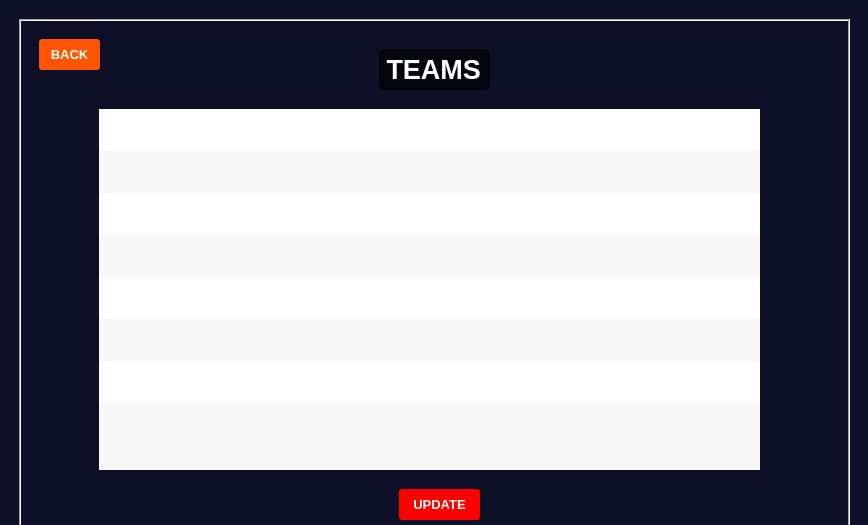
<?xml version="1.0" encoding="UTF-8"?>
<ui version="4.0">
 <class>MainWindow_TeamsA</class>
 <widget class="QMainWindow" name="MainWindow_TeamsA">
  <property name="geometry">
   <rect>
    <x>0</x>
    <y>0</y>
    <width>868</width>
    <height>525</height>
   </rect>
  </property>
  <property name="palette">
   <palette>
    <active>
     <colorrole role="Base">
      <brush brushstyle="SolidPattern">
       <color alpha="255">
        <red>255</red>
        <green>255</green>
        <blue>255</blue>
       </color>
      </brush>
     </colorrole>
     <colorrole role="Window">
      <brush brushstyle="SolidPattern">
       <color alpha="255">
        <red>13</red>
        <green>16</green>
        <blue>38</blue>
       </color>
      </brush>
     </colorrole>
    </active>
    <inactive>
     <colorrole role="Base">
      <brush brushstyle="SolidPattern">
       <color alpha="255">
        <red>255</red>
        <green>255</green>
        <blue>255</blue>
       </color>
      </brush>
     </colorrole>
     <colorrole role="Window">
      <brush brushstyle="SolidPattern">
       <color alpha="255">
        <red>13</red>
        <green>16</green>
        <blue>38</blue>
       </color>
      </brush>
     </colorrole>
    </inactive>
    <disabled>
     <colorrole role="Base">
      <brush brushstyle="SolidPattern">
       <color alpha="255">
        <red>13</red>
        <green>16</green>
        <blue>38</blue>
       </color>
      </brush>
     </colorrole>
     <colorrole role="Window">
      <brush brushstyle="SolidPattern">
       <color alpha="255">
        <red>13</red>
        <green>16</green>
        <blue>38</blue>
       </color>
      </brush>
     </colorrole>
    </disabled>
   </palette>
  </property>
  <property name="windowTitle">
   <string>MainWindow</string>
  </property>
  <widget class="QWidget" name="centralwidget">
   <widget class="QFrame" name="frame">
    <property name="geometry">
     <rect>
      <x>19</x>
      <y>19</y>
      <width>831</width>
      <height>521</height>
     </rect>
    </property>
    <property name="styleSheet">
     <string notr="true"/>
    </property>
    <property name="frameShape">
     <enum>QFrame::Box</enum>
    </property>
    <property name="frameShadow">
     <enum>QFrame::Sunken</enum>
    </property>
    <widget class="QLabel" name="label">
     <property name="geometry">
      <rect>
       <x>10</x>
       <y>10</y>
       <width>681</width>
       <height>491</height>
      </rect>
     </property>
     <property name="text">
      <string/>
     </property>
     <property name="pixmap">
      <pixmap>../../.designer/ux-design-studio-by-thence-designing-for-outcomes-not-outputs-3943.jpg</pixmap>
     </property>
     <property name="scaledContents">
      <bool>true</bool>
     </property>
     <property name="wordWrap">
      <bool>true</bool>
     </property>
    </widget>
    <widget class="QPushButton" name="pushButton_back">
     <property name="geometry">
      <rect>
       <x>20</x>
       <y>20</y>
       <width>61</width>
       <height>31</height>
      </rect>
     </property>
     <property name="palette">
      <palette>
       <active>
        <colorrole role="WindowText">
         <brush brushstyle="SolidPattern">
          <color alpha="255">
           <red>255</red>
           <green>255</green>
           <blue>255</blue>
          </color>
         </brush>
        </colorrole>
        <colorrole role="Button">
         <brush brushstyle="SolidPattern">
          <color alpha="255">
           <red>255</red>
           <green>85</green>
           <blue>0</blue>
          </color>
         </brush>
        </colorrole>
        <colorrole role="Text">
         <brush brushstyle="SolidPattern">
          <color alpha="255">
           <red>255</red>
           <green>255</green>
           <blue>255</blue>
          </color>
         </brush>
        </colorrole>
        <colorrole role="ButtonText">
         <brush brushstyle="SolidPattern">
          <color alpha="255">
           <red>255</red>
           <green>255</green>
           <blue>255</blue>
          </color>
         </brush>
        </colorrole>
        <colorrole role="Base">
         <brush brushstyle="SolidPattern">
          <color alpha="255">
           <red>255</red>
           <green>85</green>
           <blue>0</blue>
          </color>
         </brush>
        </colorrole>
        <colorrole role="Window">
         <brush brushstyle="SolidPattern">
          <color alpha="255">
           <red>255</red>
           <green>85</green>
           <blue>0</blue>
          </color>
         </brush>
        </colorrole>
       </active>
       <inactive>
        <colorrole role="WindowText">
         <brush brushstyle="SolidPattern">
          <color alpha="255">
           <red>255</red>
           <green>255</green>
           <blue>255</blue>
          </color>
         </brush>
        </colorrole>
        <colorrole role="Button">
         <brush brushstyle="SolidPattern">
          <color alpha="255">
           <red>255</red>
           <green>85</green>
           <blue>0</blue>
          </color>
         </brush>
        </colorrole>
        <colorrole role="Text">
         <brush brushstyle="SolidPattern">
          <color alpha="255">
           <red>255</red>
           <green>255</green>
           <blue>255</blue>
          </color>
         </brush>
        </colorrole>
        <colorrole role="ButtonText">
         <brush brushstyle="SolidPattern">
          <color alpha="255">
           <red>255</red>
           <green>255</green>
           <blue>255</blue>
          </color>
         </brush>
        </colorrole>
        <colorrole role="Base">
         <brush brushstyle="SolidPattern">
          <color alpha="255">
           <red>255</red>
           <green>85</green>
           <blue>0</blue>
          </color>
         </brush>
        </colorrole>
        <colorrole role="Window">
         <brush brushstyle="SolidPattern">
          <color alpha="255">
           <red>255</red>
           <green>85</green>
           <blue>0</blue>
          </color>
         </brush>
        </colorrole>
       </inactive>
       <disabled>
        <colorrole role="WindowText">
         <brush brushstyle="SolidPattern">
          <color alpha="255">
           <red>255</red>
           <green>255</green>
           <blue>255</blue>
          </color>
         </brush>
        </colorrole>
        <colorrole role="Button">
         <brush brushstyle="SolidPattern">
          <color alpha="255">
           <red>255</red>
           <green>85</green>
           <blue>0</blue>
          </color>
         </brush>
        </colorrole>
        <colorrole role="Text">
         <brush brushstyle="SolidPattern">
          <color alpha="255">
           <red>255</red>
           <green>255</green>
           <blue>255</blue>
          </color>
         </brush>
        </colorrole>
        <colorrole role="ButtonText">
         <brush brushstyle="SolidPattern">
          <color alpha="255">
           <red>255</red>
           <green>255</green>
           <blue>255</blue>
          </color>
         </brush>
        </colorrole>
        <colorrole role="Base">
         <brush brushstyle="SolidPattern">
          <color alpha="255">
           <red>255</red>
           <green>85</green>
           <blue>0</blue>
          </color>
         </brush>
        </colorrole>
        <colorrole role="Window">
         <brush brushstyle="SolidPattern">
          <color alpha="255">
           <red>255</red>
           <green>85</green>
           <blue>0</blue>
          </color>
         </brush>
        </colorrole>
       </disabled>
      </palette>
     </property>
     <property name="font">
      <font>
       <pointsize>10</pointsize>
       <weight>75</weight>
       <bold>true</bold>
      </font>
     </property>
     <property name="autoFillBackground">
      <bool>false</bool>
     </property>
     <property name="styleSheet">
      <string notr="true">QPushButton{
  border-style: outset;	
  color: rgb(255, 255, 255);
  text-shadow: 2px 2px 2px red;
  background-color: rgb(255, 85, 0);
  border-radius: 3px;
}</string>
     </property>
     <property name="text">
      <string>BACK</string>
     </property>
    </widget>
    <widget class="QLabel" name="label_teams">
     <property name="geometry">
      <rect>
       <x>360</x>
       <y>30</y>
       <width>111</width>
       <height>41</height>
      </rect>
     </property>
     <property name="palette">
      <palette>
       <active>
        <colorrole role="WindowText">
         <brush brushstyle="SolidPattern">
          <color alpha="255">
           <red>255</red>
           <green>255</green>
           <blue>255</blue>
          </color>
         </brush>
        </colorrole>
        <colorrole role="Button">
         <brush brushstyle="SolidPattern">
          <color alpha="153">
           <red>0</red>
           <green>0</green>
           <blue>0</blue>
          </color>
         </brush>
        </colorrole>
        <colorrole role="Base">
         <brush brushstyle="SolidPattern">
          <color alpha="153">
           <red>0</red>
           <green>0</green>
           <blue>0</blue>
          </color>
         </brush>
        </colorrole>
        <colorrole role="Window">
         <brush brushstyle="SolidPattern">
          <color alpha="153">
           <red>0</red>
           <green>0</green>
           <blue>0</blue>
          </color>
         </brush>
        </colorrole>
       </active>
       <inactive>
        <colorrole role="WindowText">
         <brush brushstyle="SolidPattern">
          <color alpha="255">
           <red>255</red>
           <green>255</green>
           <blue>255</blue>
          </color>
         </brush>
        </colorrole>
        <colorrole role="Button">
         <brush brushstyle="SolidPattern">
          <color alpha="153">
           <red>0</red>
           <green>0</green>
           <blue>0</blue>
          </color>
         </brush>
        </colorrole>
        <colorrole role="Base">
         <brush brushstyle="SolidPattern">
          <color alpha="153">
           <red>0</red>
           <green>0</green>
           <blue>0</blue>
          </color>
         </brush>
        </colorrole>
        <colorrole role="Window">
         <brush brushstyle="SolidPattern">
          <color alpha="153">
           <red>0</red>
           <green>0</green>
           <blue>0</blue>
          </color>
         </brush>
        </colorrole>
       </inactive>
       <disabled>
        <colorrole role="WindowText">
         <brush brushstyle="SolidPattern">
          <color alpha="255">
           <red>120</red>
           <green>120</green>
           <blue>120</blue>
          </color>
         </brush>
        </colorrole>
        <colorrole role="Button">
         <brush brushstyle="SolidPattern">
          <color alpha="153">
           <red>0</red>
           <green>0</green>
           <blue>0</blue>
          </color>
         </brush>
        </colorrole>
        <colorrole role="Base">
         <brush brushstyle="SolidPattern">
          <color alpha="153">
           <red>0</red>
           <green>0</green>
           <blue>0</blue>
          </color>
         </brush>
        </colorrole>
        <colorrole role="Window">
         <brush brushstyle="SolidPattern">
          <color alpha="153">
           <red>0</red>
           <green>0</green>
           <blue>0</blue>
          </color>
         </brush>
        </colorrole>
       </disabled>
      </palette>
     </property>
     <property name="font">
      <font>
       <pointsize>20</pointsize>
       <weight>75</weight>
       <bold>true</bold>
       <underline>false</underline>
       <strikeout>false</strikeout>
       <kerning>true</kerning>
      </font>
     </property>
     <property name="styleSheet">
      <string notr="true">background-color: rgba(0, 0, 0, 0.6);
border-radius:5px;</string>
     </property>
     <property name="text">
      <string> TEAMS </string>
     </property>
    </widget>
    <widget class="QTableWidget" name="tableWidget_teamA">
     <property name="enabled">
      <bool>true</bool>
     </property>
     <property name="geometry">
      <rect>
       <x>80</x>
       <y>90</y>
       <width>661</width>
       <height>361</height>
      </rect>
     </property>
     <property name="sizePolicy">
      <sizepolicy hsizetype="Expanding" vsizetype="Expanding">
       <horstretch>0</horstretch>
       <verstretch>0</verstretch>
      </sizepolicy>
     </property>
     <property name="font">
      <font>
       <weight>75</weight>
       <bold>true</bold>
      </font>
     </property>
     <property name="layoutDirection">
      <enum>Qt::LeftToRight</enum>
     </property>
     <property name="autoFillBackground">
      <bool>false</bool>
     </property>
     <property name="styleSheet">
      <string notr="true"/>
     </property>
     <property name="frameShape">
      <enum>QFrame::NoFrame</enum>
     </property>
     <property name="dragEnabled">
      <bool>true</bool>
     </property>
     <property name="dragDropMode">
      <enum>QAbstractItemView::NoDragDrop</enum>
     </property>
     <property name="alternatingRowColors">
      <bool>true</bool>
     </property>
     <property name="selectionMode">
      <enum>QAbstractItemView::ExtendedSelection</enum>
     </property>
     <property name="selectionBehavior">
      <enum>QAbstractItemView::SelectItems</enum>
     </property>
     <property name="iconSize">
      <size>
       <width>0</width>
       <height>0</height>
      </size>
     </property>
     <property name="textElideMode">
      <enum>Qt::ElideLeft</enum>
     </property>
     <property name="verticalScrollMode">
      <enum>QAbstractItemView::ScrollPerPixel</enum>
     </property>
     <property name="horizontalScrollMode">
      <enum>QAbstractItemView::ScrollPerPixel</enum>
     </property>
     <property name="showGrid">
      <bool>false</bool>
     </property>
     <property name="gridStyle">
      <enum>Qt::NoPen</enum>
     </property>
     <property name="sortingEnabled">
      <bool>false</bool>
     </property>
     <property name="wordWrap">
      <bool>true</bool>
     </property>
     <property name="rowCount">
      <number>8</number>
     </property>
     <attribute name="horizontalHeaderVisible">
      <bool>false</bool>
     </attribute>
     <attribute name="horizontalHeaderCascadingSectionResizes">
      <bool>false</bool>
     </attribute>
     <attribute name="horizontalHeaderDefaultSectionSize">
      <number>123</number>
     </attribute>
     <attribute name="horizontalHeaderMinimumSectionSize">
      <number>37</number>
     </attribute>
     <attribute name="horizontalHeaderShowSortIndicator" stdset="0">
      <bool>false</bool>
     </attribute>
     <attribute name="horizontalHeaderStretchLastSection">
      <bool>true</bool>
     </attribute>
     <attribute name="verticalHeaderVisible">
      <bool>false</bool>
     </attribute>
     <attribute name="verticalHeaderCascadingSectionResizes">
      <bool>false</bool>
     </attribute>
     <attribute name="verticalHeaderDefaultSectionSize">
      <number>42</number>
     </attribute>
     <attribute name="verticalHeaderHighlightSections">
      <bool>true</bool>
     </attribute>
     <attribute name="verticalHeaderShowSortIndicator" stdset="0">
      <bool>false</bool>
     </attribute>
     <attribute name="verticalHeaderStretchLastSection">
      <bool>true</bool>
     </attribute>
     <row>
      <property name="text">
       <string>1</string>
      </property>
      <property name="font">
       <font>
        <weight>75</weight>
        <bold>true</bold>
       </font>
      </property>
      <property name="textAlignment">
       <set>AlignLeading|AlignVCenter</set>
      </property>
     </row>
     <row>
      <property name="text">
       <string>2</string>
      </property>
      <property name="font">
       <font>
        <weight>75</weight>
        <bold>true</bold>
       </font>
      </property>
     </row>
     <row>
      <property name="text">
       <string>3</string>
      </property>
      <property name="font">
       <font>
        <weight>75</weight>
        <bold>true</bold>
       </font>
      </property>
     </row>
     <row>
      <property name="text">
       <string>4</string>
      </property>
      <property name="font">
       <font>
        <weight>75</weight>
        <bold>true</bold>
       </font>
      </property>
     </row>
     <row>
      <property name="text">
       <string>5</string>
      </property>
      <property name="font">
       <font>
        <weight>75</weight>
        <bold>true</bold>
       </font>
      </property>
     </row>
     <row>
      <property name="text">
       <string>6</string>
      </property>
      <property name="font">
       <font>
        <weight>75</weight>
        <bold>true</bold>
       </font>
      </property>
     </row>
     <row>
      <property name="text">
       <string>7</string>
      </property>
      <property name="font">
       <font>
        <weight>75</weight>
        <bold>true</bold>
       </font>
      </property>
     </row>
     <row>
      <property name="text">
       <string>8</string>
      </property>
      <property name="font">
       <font>
        <weight>75</weight>
        <bold>true</bold>
       </font>
      </property>
     </row>
     <column>
      <property name="text">
       <string>New Column</string>
      </property>
     </column>
     <column>
      <property name="text">
       <string>TEAM</string>
      </property>
     </column>
     <column>
      <property name="text">
       <string>OWNER</string>
      </property>
     </column>
     <column>
      <property name="text">
       <string>CAPTAIN</string>
      </property>
     </column>
     <column>
      <property name="text">
       <string>HOME GROUND</string>
      </property>
     </column>
    </widget>
    <widget class="QPushButton" name="pushButton_update">
     <property name="geometry">
      <rect>
       <x>380</x>
       <y>470</y>
       <width>81</width>
       <height>31</height>
      </rect>
     </property>
     <property name="palette">
      <palette>
       <active>
        <colorrole role="WindowText">
         <brush brushstyle="SolidPattern">
          <color alpha="255">
           <red>255</red>
           <green>255</green>
           <blue>255</blue>
          </color>
         </brush>
        </colorrole>
        <colorrole role="Button">
         <brush brushstyle="SolidPattern">
          <color alpha="255">
           <red>255</red>
           <green>0</green>
           <blue>0</blue>
          </color>
         </brush>
        </colorrole>
        <colorrole role="Text">
         <brush brushstyle="SolidPattern">
          <color alpha="255">
           <red>255</red>
           <green>255</green>
           <blue>255</blue>
          </color>
         </brush>
        </colorrole>
        <colorrole role="ButtonText">
         <brush brushstyle="SolidPattern">
          <color alpha="255">
           <red>255</red>
           <green>255</green>
           <blue>255</blue>
          </color>
         </brush>
        </colorrole>
        <colorrole role="Base">
         <brush brushstyle="SolidPattern">
          <color alpha="255">
           <red>255</red>
           <green>0</green>
           <blue>0</blue>
          </color>
         </brush>
        </colorrole>
        <colorrole role="Window">
         <brush brushstyle="SolidPattern">
          <color alpha="255">
           <red>255</red>
           <green>0</green>
           <blue>0</blue>
          </color>
         </brush>
        </colorrole>
       </active>
       <inactive>
        <colorrole role="WindowText">
         <brush brushstyle="SolidPattern">
          <color alpha="255">
           <red>255</red>
           <green>255</green>
           <blue>255</blue>
          </color>
         </brush>
        </colorrole>
        <colorrole role="Button">
         <brush brushstyle="SolidPattern">
          <color alpha="255">
           <red>255</red>
           <green>0</green>
           <blue>0</blue>
          </color>
         </brush>
        </colorrole>
        <colorrole role="Text">
         <brush brushstyle="SolidPattern">
          <color alpha="255">
           <red>255</red>
           <green>255</green>
           <blue>255</blue>
          </color>
         </brush>
        </colorrole>
        <colorrole role="ButtonText">
         <brush brushstyle="SolidPattern">
          <color alpha="255">
           <red>255</red>
           <green>255</green>
           <blue>255</blue>
          </color>
         </brush>
        </colorrole>
        <colorrole role="Base">
         <brush brushstyle="SolidPattern">
          <color alpha="255">
           <red>255</red>
           <green>0</green>
           <blue>0</blue>
          </color>
         </brush>
        </colorrole>
        <colorrole role="Window">
         <brush brushstyle="SolidPattern">
          <color alpha="255">
           <red>255</red>
           <green>0</green>
           <blue>0</blue>
          </color>
         </brush>
        </colorrole>
       </inactive>
       <disabled>
        <colorrole role="WindowText">
         <brush brushstyle="SolidPattern">
          <color alpha="255">
           <red>255</red>
           <green>255</green>
           <blue>255</blue>
          </color>
         </brush>
        </colorrole>
        <colorrole role="Button">
         <brush brushstyle="SolidPattern">
          <color alpha="255">
           <red>255</red>
           <green>0</green>
           <blue>0</blue>
          </color>
         </brush>
        </colorrole>
        <colorrole role="Text">
         <brush brushstyle="SolidPattern">
          <color alpha="255">
           <red>255</red>
           <green>255</green>
           <blue>255</blue>
          </color>
         </brush>
        </colorrole>
        <colorrole role="ButtonText">
         <brush brushstyle="SolidPattern">
          <color alpha="255">
           <red>255</red>
           <green>255</green>
           <blue>255</blue>
          </color>
         </brush>
        </colorrole>
        <colorrole role="Base">
         <brush brushstyle="SolidPattern">
          <color alpha="255">
           <red>255</red>
           <green>0</green>
           <blue>0</blue>
          </color>
         </brush>
        </colorrole>
        <colorrole role="Window">
         <brush brushstyle="SolidPattern">
          <color alpha="255">
           <red>255</red>
           <green>0</green>
           <blue>0</blue>
          </color>
         </brush>
        </colorrole>
       </disabled>
      </palette>
     </property>
     <property name="font">
      <font>
       <pointsize>10</pointsize>
       <weight>75</weight>
       <bold>true</bold>
      </font>
     </property>
     <property name="autoFillBackground">
      <bool>false</bool>
     </property>
     <property name="styleSheet">
      <string notr="true">QPushButton{
  border-style: outset;	
  color: rgb(255, 255, 255);
  text-shadow: 2px 2px 2px red;
  background-color: rgb(255, 0, 0);
  border-radius: 3px;
}</string>
     </property>
     <property name="text">
      <string>UPDATE</string>
     </property>
    </widget>
    <widget class="QLabel" name="label_2">
     <property name="geometry">
      <rect>
       <x>10</x>
       <y>10</y>
       <width>811</width>
       <height>501</height>
      </rect>
     </property>
     <property name="text">
      <string/>
     </property>
     <property name="pixmap">
      <pixmap>images/ux-design-studio-by-thence-designing-for-outcomes-not-outputs-3943.jpg</pixmap>
     </property>
     <property name="scaledContents">
      <bool>true</bool>
     </property>
    </widget>
    <zorder>label</zorder>
    <zorder>label_2</zorder>
    <zorder>pushButton_back</zorder>
    <zorder>label_teams</zorder>
    <zorder>tableWidget_teamA</zorder>
    <zorder>pushButton_update</zorder>
   </widget>
   <widget class="QLabel" name="label_3">
    <property name="geometry">
     <rect>
      <x>0</x>
      <y>0</y>
      <width>870</width>
      <height>559</height>
     </rect>
    </property>
    <property name="text">
     <string/>
    </property>
    <property name="pixmap">
     <pixmap>images/0c0026.png</pixmap>
    </property>
    <property name="scaledContents">
     <bool>true</bool>
    </property>
   </widget>
   <zorder>label_3</zorder>
   <zorder>frame</zorder>
  </widget>
 </widget>
 <resources/>
 <connections/>
</ui>
